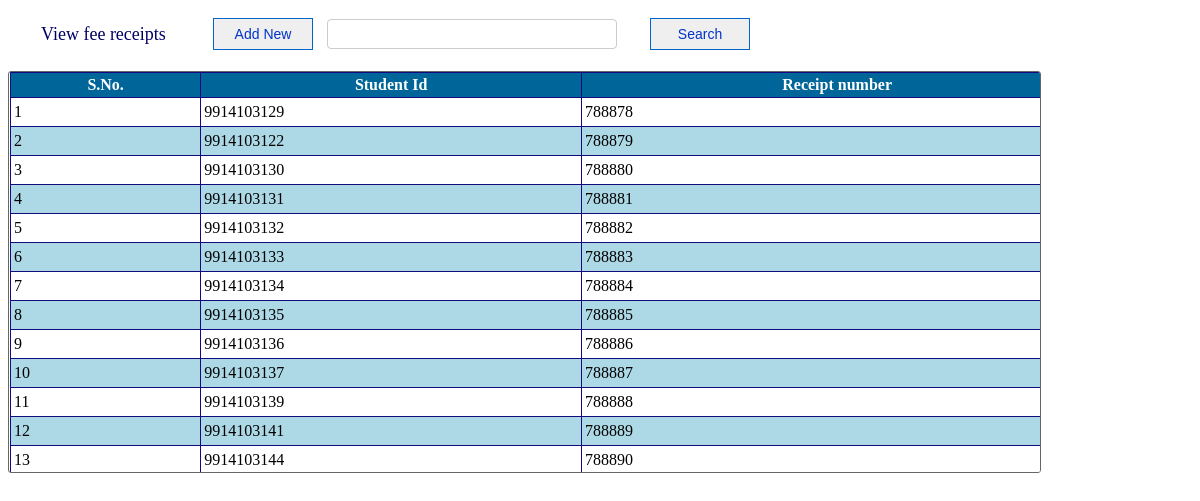
/admin/fee.php, run on the app's committed database.
### tables this page shows
CREATE TABLE IF NOT EXISTS `fee` (
  `student_id` bigint(10) NOT NULL,
  `receipt_no` bigint(10) NOT NULL,
  `sem` int(3) NOT NULL,
  `amount` bigint(20) NOT NULL
);

### admin/fee.php (the view, shortened to what this page needs)
<!DOCTYPE html PUBLIC "-//W3C//DTD XHTML 1.0 Transitional//EN" "http://www.w3.org/TR/xhtml1/DTD/xhtml1-transitional.dtd">
<html xmlns="http://www.w3.org/1999/xhtml">
<head>
<link rel="stylesheet" type="text/css" href="css/view_admin.css" />
</head>
<body>
<div id="title" >
<form method="post">
<table width="755">
	<tr>
    	<td width="190px" style="font-size:18px; color:#006; text-indent:30px;">View fee receipts</td>
        <td>
        	<a href="?tag=fee_entry"><input type="button" title="Deposit fee" name="addNew" value="Add New" id="button-search" /></a>
        </td>
        <td>
        	<input type="text" name="searchtxt" title="Enter search term" class="search" autocomplete="off"/>
        </td>
        <td style="float:right">
        	<input type="submit" name="btnsearch" value="Search" id="button-search" title="Search course" />
        </td>
    </tr>
</table>
</form>
</div>
<br />
<div id="list-table">
<form method="post">
    <table border="1" width="2000px" align="center" cellpadding="3" class="mytable" cellspacing="0">
        <tr>
            <th>S.No.</th>
            <th>Student Id</th>
            <th>Receipt number</th>
        </tr>
        <?php
	$key="";
	if($key !="")
		$sql_sel=mysql_query("SElECT * FROM fee WHERE student_id like '%$key%' or receipt_no like '%$key%' or sem like '%$key%' ");
	else
		 $sql_sel=mysql_query("SELECT * FROM fee");
    $i=0;
    while($row=mysql_fetch_array($sql_sel))
   {
	    $i++;
	    $color=($i%2==0)?"lightblue":"white";
?>
	      <tr bgcolor="<?php echo $color?>">
		    <td><?php echo $i;?></td>
		    <td><?php echo $row['student_id'];?></td>
		    <td><?php echo $row['receipt_no'];?></td>
		</tr>
<?php
    }
?>
    </table>
</form>
</div>
</body>
</html>

### admin/css/view_admin.css (style rules this page uses)
#title { height:auto; margin-top:15px; }
#list-table { width:1030px; height:400px; border:1px solid #666; float:left; padding-left:1px; border-radius: 3px 3px 3px 3px; overflow: auto; }
#button-search { font-family:Arial, Helvetica, sans-serif; font-size:14px; width:100px; height:32px; float:right; margin-right:10px; repeat-x top center; border: 1px solid #06C; -moz-border-radius: 5px; color:#03C; }
.search { padding:4px; border:1px #CCC solid; border-radius: 4px 4px 4px 4px; -moz-border-radius: 8px; background:#FFF; color:#006; font-family:Arial, Helvetica, sans-serif; font-size:16px; width:280px; height:20px; float:left; }
.mytable { border-collapse:collapse; border:#036 1px solid; }
.mytable tr th { background:#069; border:#120A7E 1px solid; color:#FFF; font-family:"Times New Roman", Times, serif; }
.mytable tr td { font-family:"Times New Roman", Times, serif; border:#120A7E 1px solid; }

### data on the page
fee: student "9914103129", receipt_no "788878"
fee: student "9914103122", receipt_no "788879"
fee: student "9914103130", receipt_no "788880"
fee: student "9914103131", receipt_no "788881"
fee: student "9914103132", receipt_no "788882"
fee: student "9914103133", receipt_no "788883"
fee: student "9914103134", receipt_no "788884"
fee: student "9914103135", receipt_no "788885"
fee: student "9914103136", receipt_no "788886"
fee: student "9914103137", receipt_no "788887"
fee: student "9914103139", receipt_no "788888"
fee: student "9914103141", receipt_no "788889"
fee: student "9914103144", receipt_no "788890"
